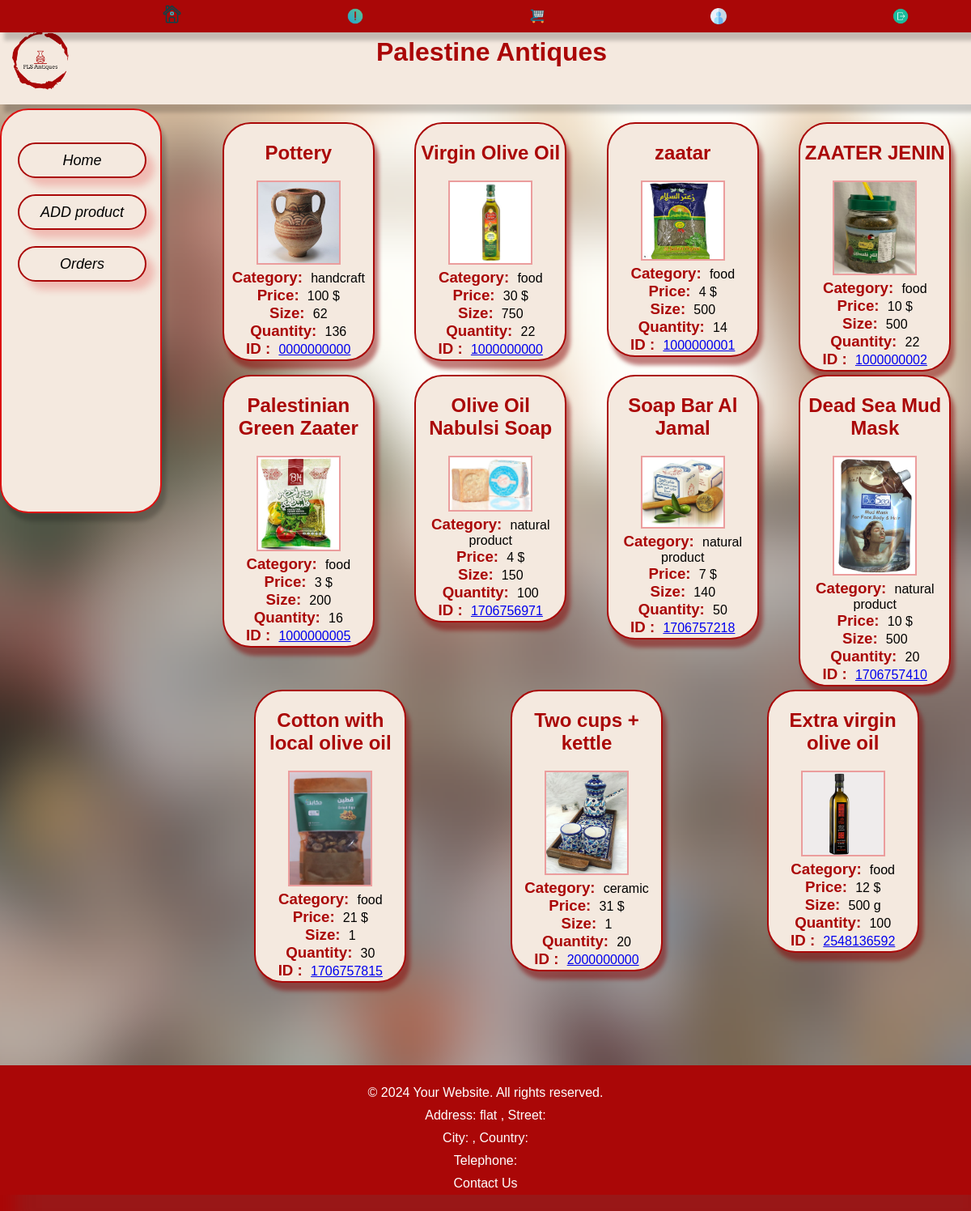
/index_employees.php, run on the app's committed database.
### tables this page shows
CREATE TABLE `product` (
  `name` varchar(32) NOT NULL,
  `description` varchar(32) NOT NULL,
  `category` varchar(32) NOT NULL,
  `price` double(10,0) NOT NULL,
  `size` text NOT NULL,
  `remark` varchar(255) NOT NULL,
  `id` varchar(32) NOT NULL,
  `picture` varchar(255) NOT NULL,
  `quantity` int(32) NOT NULL
);

### index_employees.php (the view, shortened to what this page needs)
<!DOCTYPE html>
<html lang="en">
<head>
    <link rel="stylesheet" href="styles.css">
</head>
<body>
        <?php
             include("header_emp.php");
         ?>
        <?php
         include "leftside_emp.php" ;
          ?>
<main>
    <?php
        include("db.php");
        $sql = "SELECT * FROM product";
        $stmt = $conn->query($sql);
        while ($row = $stmt->fetch(PDO::FETCH_ASSOC)) {
            ?>
            <div class="product">
                <h2><?php echo $row['name']; ?></h2>
                <img class="product_img" src="uploads/<?php echo $row['picture']; ?>" alt="Product Image">
                <br>
                <h3>Category: </h3>
                <p><?php echo $row['category']; ?></p>
                <br>
                <h3>Price: </h3>
                <p><?php echo $row['price']; ?> $</p>
                <br>
                <h3>Size: </h3>
                <p><?php echo $row['size']; ?></p>
                <br>
                <h3>Quantity: </h3>
                <p><?php echo $row['quantity']; ?></p>
                <br>
                <h3>ID : </h3>
                <p><a href="update_product.php?id=<?php echo $row['id']; ?>" ><?php echo $row['id']; ?>    </a></p>
            </div>
            <?php
        }
        ?>
    </main>
<?php  include ("footer.php"); ?>
</body>
</html>

### styles.css (style rules this page uses)
body { font-family: 'Arial', sans-serif; background-color: #e6e6e6; background-image: "images/backg.jpg"; margin: 0; background-image: url('images/backg.png'); background-size: cover; background-repeat: no-repeat; background-position: center; }
main { display: flex; position: relative; margin-left: 250px; margin-top: 20px; justify-content: space-around; align-items: flex-start; flex-wrap: wrap; }
.product { border: 2px solid #aa0707; padding: 2px; margin: 2px; background-color: #f4e9df; color: #000000; text-align: center; border-radius: 35px; width: 180px ; height: 100%; box-shadow: 5px 10px 5px rgba(136, 3, 3, 0.5); }
.product h3 { display: inline; margin-right: 5px; color: #aa0707; text-align: left; }
.product p { display: inline; text-align: left; }
.product h2 { color: #aa0707; }
.product_img { width: 100px; height: auto; margin-bottom: 1px; border: 2px solid #eb9d9d; }
h2 { text-align: center; color: #aa0707; }

### data on the page
product: name "Pottery", picture (picture), category "handcraft", price "100", size "62", quantity "136", id "0000000000"
product: name "Virgin Olive Oil", picture (picture), category "food", price "30", size "750", quantity "22", id "1000000000"
product: name "zaatar", picture (picture), category "food", price "4", size "500", quantity "14", id "1000000001"
product: name "ZAATER JENIN", picture (picture), category "food", price "10", size "500", quantity "22", id "1000000002"
product: name "Palestinian Green Zaater", picture (picture), category "food", price "3", size "200", quantity "16", id "1000000005"
product: name "Olive Oil Nabulsi Soap", picture (picture), category "natural product", price "4", size "150", quantity "100", id "1706756971"
product: name "Soap Bar Al Jamal", picture (picture), category "natural product", price "7", size "140", quantity "50", id "1706757218"
product: name "Dead Sea Mud Mask", picture (picture), category "natural product", price "10", size "500", quantity "20", id "1706757410"
product: name "Cotton with local olive oil", picture (picture), category "food", price "21", size "1", quantity "30", id "1706757815"
product: name "Two cups + kettle", picture (picture), category "ceramic", price "31", size "1", quantity "20", id "2000000000"
product: name "Extra virgin olive oil", picture (picture), category "food", price "12", size "500 g", quantity "100", id "2548136592"
